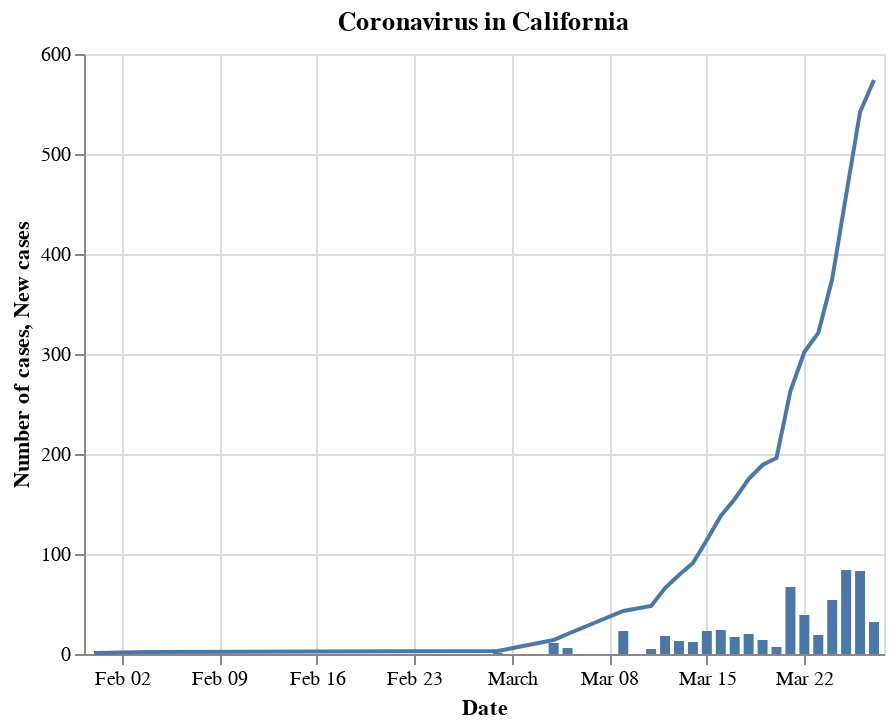

Write notebook code for a chart like this one.
### Code cell
alt.Chart(data[['Date', 'Number of cases']]).mark_line().encode(
    x='Date',
    y='Number of cases'
) + alt.Chart(data[['Date', 'New cases']]).mark_bar().encode(
    x='Date',
    y='New cases'
).properties(
    title='Coronavirus in California'
)

### Figure 1 — Vega-Lite specification as saved in the notebook (floating-point values rounded to 4 significant figures)
{"$schema": "https://vega.github.io/schema/vega-lite/v3.4.0.json", "config": {"mark": {"tooltip": null}, "view": {"height": 300, "width": 400}}, "datasets": {"data-7e666bb939abdd3bf83210650f9ec9bd": [{"Date": "2020-01-31T00:00:00", "New cases": null}, {"Date": "2020-02-04T00:00:00", "New cases": 1}, {"Date": "2020-02-29T00:00:00", "New cases": 1}, {"Date": "2020-03-04T00:00:00", "New cases": 11}, {"Date": "2020-03-05T00:00:00", "New cases": 6}, {"Date": "2020-03-09T00:00:00", "New cases": 23}, {"Date": "2020-03-11T00:00:00", "New cases": 5}, {"Date": "2020-03-12T00:00:00", "New cases": 18}, {"Date": "2020-03-13T00:00:00", "New cases": 13}, {"Date": "2020-03-14T00:00:00", "New cases": 12}, {"Date": "2020-03-15T00:00:00", "New cases": 23}, {"Date": "2020-03-16T00:00:00", "New cases": 24}, {"Date": "2020-03-17T00:00:00", "New cases": 17}, {"Date": "2020-03-18T00:00:00", "New cases": 20}, {"Date": "2020-03-19T00:00:00", "New cases": 14}, {"Date": "2020-03-20T00:00:00", "New cases": 7}, {"Date": "2020-03-21T00:00:00", "New cases": 67}, {"Date": "2020-03-22T00:00:00", "New cases": 39}, {"Date": "2020-03-23T00:00:00", "New cases": 19}, {"Date": "2020-03-24T00:00:00", "New cases": 54}, {"Date": "2020-03-25T00:00:00", "New cases": 84}, {"Date": "2020-03-26T00:00:00", "New cases": 83}, {"Date": "2020-03-27T00:00:00", "New cases": 32}], "data-d6e5c0201907845b044113fdda215def": [{"Date": "2020-01-31T00:00:00", "Number of cases": 1}, {"Date": "2020-02-04T00:00:00", "Number of cases": 2}, {"Date": "2020-02-29T00:00:00", "Number of cases": 3}, {"Date": "2020-03-04T00:00:00", "Number of cases": 14}, {"Date": "2020-03-05T00:00:00", "Number of cases": 20}, {"Date": "2020-03-09T00:00:00", "Number of cases": 43}, {"Date": "2020-03-11T00:00:00", "Number of cases": 48}, {"Date": "2020-03-12T00:00:00", "Number of cases": 66}, {"Date": "2020-03-13T00:00:00", "Number of cases": 79}, {"Date": "2020-03-14T00:00:00", "Number of cases": 91}, {"Date": "2020-03-15T00:00:00", "Number of cases": 114}, {"Date": "2020-03-16T00:00:00", "Number of cases": 138}, {"Date": "2020-03-17T00:00:00", "Number of cases": 155}, {"Date": "2020-03-18T00:00:00", "Number of cases": 175}, {"Date": "2020-03-19T00:00:00", "Number of cases": 189}, {"Date": "2020-03-20T00:00:00", "Number of cases": 196}, {"Date": "2020-03-21T00:00:00", "Number of cases": 263}, {"Date": "2020-03-22T00:00:00", "Number of cases": 302}, {"Date": "2020-03-23T00:00:00", "Number of cases": 321}, {"Date": "2020-03-24T00:00:00", "Number of cases": 375}, {"Date": "2020-03-25T00:00:00", "Number of cases": 459}, {"Date": "2020-03-26T00:00:00", "Number of cases": 542}, {"Date": "2020-03-27T00:00:00", "Number of cases": 574}]}, "layer": [{"data": {"name": "data-d6e5c0201907845b044113fdda215def"}, "encoding": {"x": {"field": "Date", "type": "temporal"}, "y": {"field": "Number of cases", "type": "quantitative"}}, "mark": "line"}, {"data": {"name": "data-7e666bb939abdd3bf83210650f9ec9bd"}, "encoding": {"x": {"field": "Date", "type": "temporal"}, "y": {"field": "New cases", "type": "quantitative"}}, "mark": "bar", "title": "Coronavirus in California"}]}
